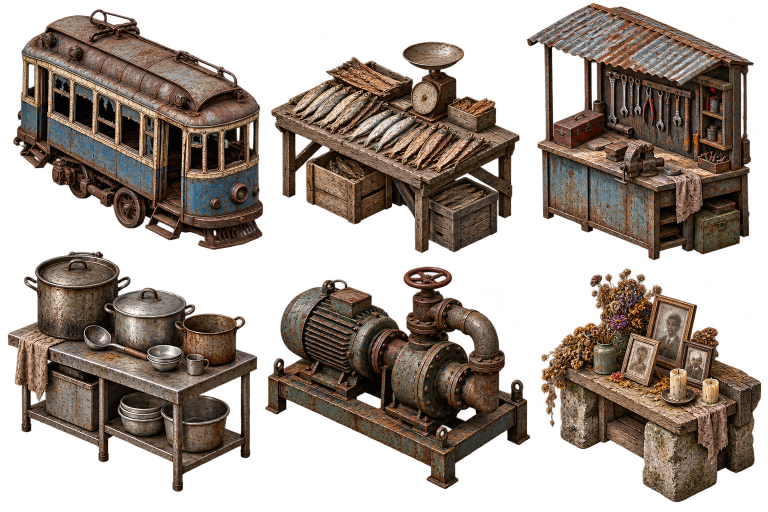
#> input picture reference/maquette/No-Mans-Land_Reconstruction/07_MAQUETTE_ARCHIVE_v0.13/art-source/Props-v6.png, 1536 x 1024 px, given in place of props-v9-domestic.png, which was not available (shown at 1/2 size)
$ python props-v9-extract.py
#> lines starting #> are read from the running program, lines starting #| are printed output that depends on the picture; after the words box and inside, x2 and y2 are one past the last pixel; in counts of white or black regions, pixels touching at a corner belong together; pictures that were not available may be replaced by others from this repository, and a replacement may not be noted
"""Extract already generated sprites; preserve RGBA, separate adjacent alpha silhouettes."""
from pathlib import Path
from PIL import Image, ImageDraw
import json, shutil, numpy as np
from scipy.ndimage import label, find_objects, distance_transform_edt

ROOT = Path(__file__).resolve().parent.parent
SOURCE = Path('/workspace/scratch/00d29d1aab63/generated_images')
SETS = [
    ('props-v9', 'domestic', 'exec-be37ef18-dcc2-4a16-95f5-bc05f7fcae0d.png', ['clothesline','linenCart','firewood','cookstove','fountainRuined','gardenboxes']),
    ('props-v9', 'salvage', 'exec-7637948a-8a40-42f7-9850-5010c65cbd91.png', ['hullplate','netrack','capstan','rubble','sandbag','rail']),
    ('props-v9', 'urban', 'exec-02bfbec1-3f03-48d1-a53d-e9e8a8846ccf.png', ['fountain','balustrade','advert','sortingbins','electrical','sculpture']),
    ('props-v9', 'natural', 'exec-e0cd0c05-6c64-40e9-b6a9-33384b11ecf8.png', ['rock','scrub','tyre','pallet','cablecoil','buoy']),
    ('settlement-v9', 'dusk', 'exec-6763930d-f5b7-47bb-ade4-2c939b7e8e55.png', ['house','shop','inn','workshop','stairhouse','abandoned']),
    ('settlement-v9', 'city', 'exec-abb60b96-d6bf-40dc-9a61-8e91e4999f5d.png', ['apartment','shoprow','neoncorner','substation','offices','serviceblock']),
    ('settlement-v9', 'upper', 'exec-6b751d37-1bee-4920-aac4-c08f68a1047a.png', ['conservatory','residence','gallery','tower','atrium','villa']),
]
rows = {'props-v9': [], 'settlement-v9': []}
for prefix, group, filename, names in SETS:
    original = ROOT / 'art-source' / f'{prefix}-{group}.png'
    shutil.copy2(SOURCE / filename, original)
    im = Image.open(original).convert('RGBA')
#> im is the input picture: PIL image 1536x1024 RGBA; mean R, G, B, A 83.9, 65.7, 52.1, 136.7
    arr = np.array(im)
    alpha = arr[:, :, 3]
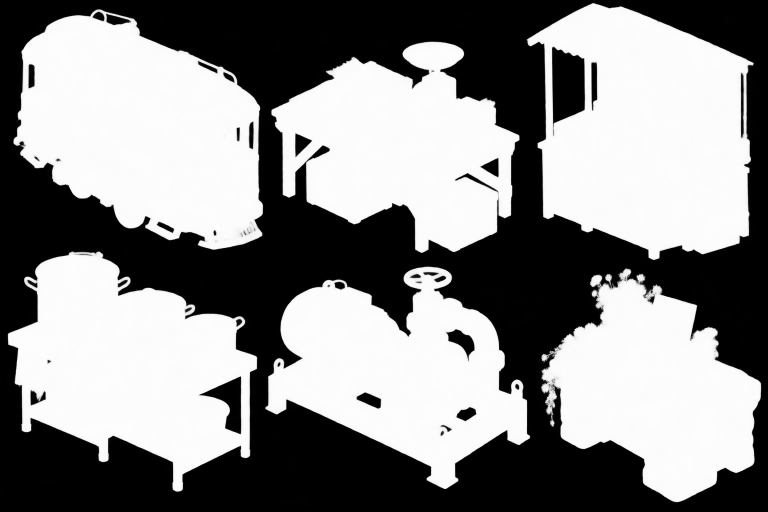
#> alpha: shape (1024, 1536) (shown at 1/2 size); min 0, max 254, mean 136.7
    labels, count = label(alpha > 32)
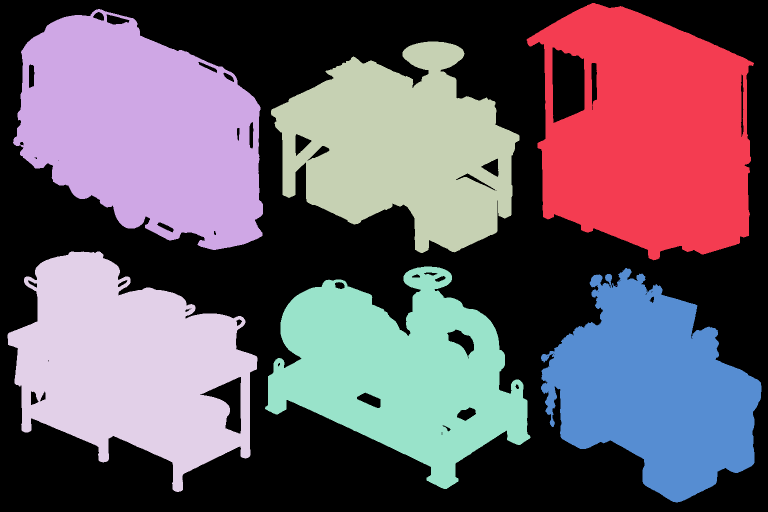
#> labels: shape (1024, 1536) int32 (shown at 1/2 size); 10 distinct labels, from 0 to 9; one colour per label, 0 black
#> count = 9
    components = []
    for number, slices in enumerate(find_objects(labels), 1):
        if slices is not None and np.count_nonzero(labels[slices] == number) > 3000:
            components.append((number, slices))
#> this loop made 9 passes
#> after the loop, components = 6 items
    assert len(components) == 6, (group, len(components))
    # Reading order is based on silhouette centre, not crop-cell edges.
    components.sort(key=lambda v: (0 if (v[1][0].start+v[1][0].stop)/2 < 512 else 1, (v[1][1].start+v[1][1].stop)/2))
    seeds = np.zeros(labels.shape, dtype=np.uint8)
    for order, (number, slices) in enumerate(components, 1):
        seeds[labels == number] = order
#> this loop made 6 passes
#> number on passes 1 to 6: 2, 3, 1, 4, 5, 6
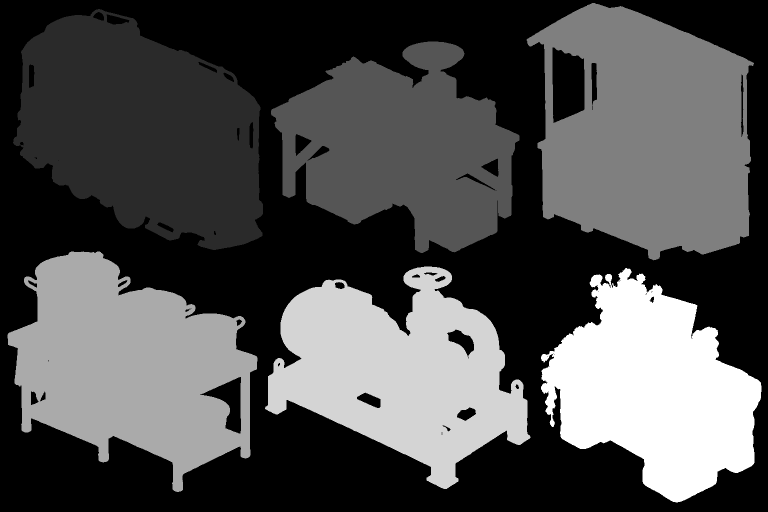
#> seeds: shape (1024, 1536) (shown at 1/2 size); min 0, max 6, mean 1.85; drawn with min black and max white
    _, nearest = distance_transform_edt(seeds == 0, return_indices=True)
    belongs_to = seeds[nearest[0], nearest[1]]
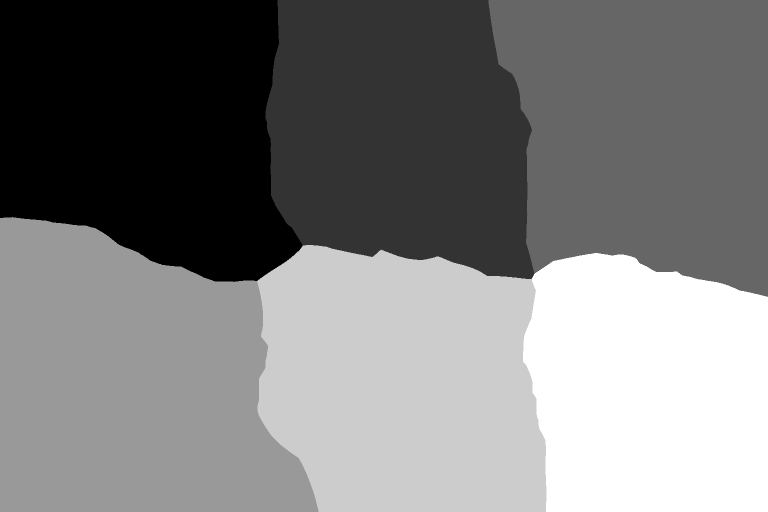
#> belongs_to: shape (1024, 1536) (shown at 1/2 size); min 1, max 6, mean 3.43; drawn with min black and max white
    for order, (number, slices) in enumerate(components, 1):
        index = len(rows[prefix])
        selection = belongs_to == order
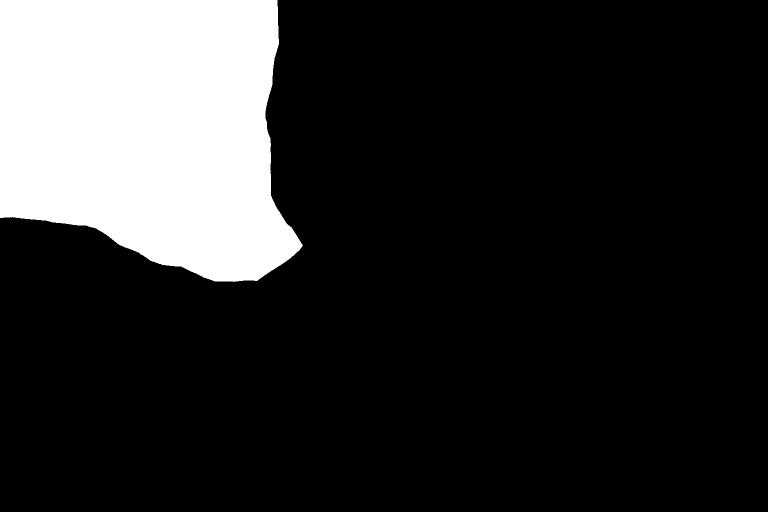
#> selection: shape (1024, 1536) bool (shown at 1/2 size); 17.6% white; 1 white region, box (x1, y1, x2, y2) and area: (0, 0, 606, 564) 276831
        ys, xs = np.where(selection & (alpha > 16))
        x0, y0 = max(0, int(xs.min())-4), max(0, int(ys.min())-4)
#> x0 = 22; y0 = 14
        x1, y1 = min(im.width, int(xs.max())+5), min(im.height, int(ys.max())+5)
#> x1 = 531; y1 = 504
        crop = arr[y0:y1, x0:x1].copy()
        crop[:, :, 3][~selection[y0:y1, x0:x1]] = 0
#> crop: shape (490, 509, 4); mean R, G, B, A 85.1, 68.4, 58, 165.1
        part = Image.fromarray(crop, 'RGBA')
        padded = Image.new('RGBA', (part.width+8, part.height+8))
#> padded: PIL image 517x498 RGBA; every value is 0
        padded.paste(part, (4, 4))
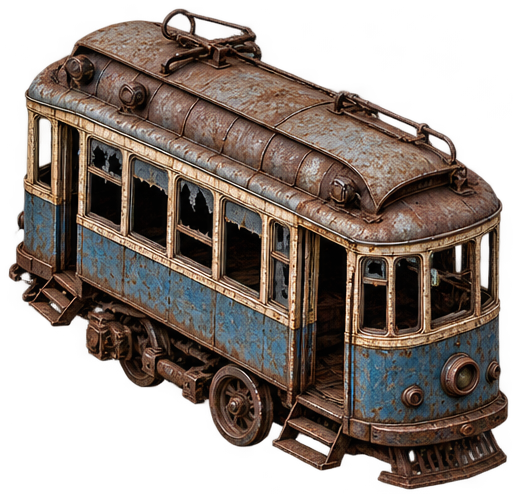
#> padded: PIL image 517x498 RGBA; mean R, G, B, A 82.5, 66.3, 56.2, 159.9; transparent parts drawn white
        output = ROOT / 'dist/assets' / f'{prefix}-{index}.webp'
        padded.save(output, 'WEBP', lossless=True, exact=True, method=6)
        restored = np.array(Image.open(output).convert('RGBA'))
        expected = np.array(padded)
        assert np.array_equal(restored[:, :, 3], expected[:, :, 3]), output
        visible = expected[:, :, 3] > 0
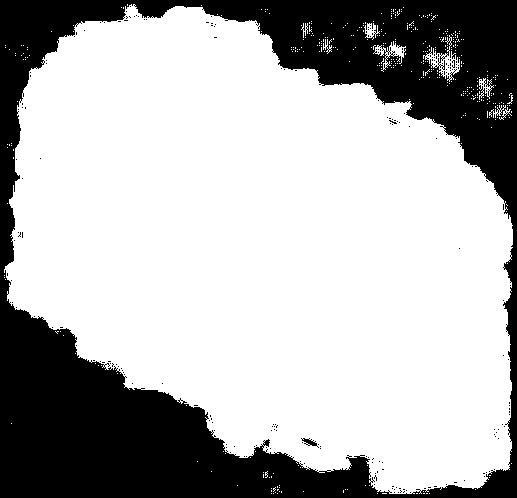
#> visible: shape (498, 517) bool; 70.2% white; 219 black regions (217 under 20 px), largest, box (x1, y1, x2, y2) and area: (0, 0, 517, 498) 76382, (301, 438, 319, 448) 69
        assert np.array_equal(restored[:, :, :3][visible], expected[:, :, :3][visible]), output
        rows[prefix].append({'index': index, 'kind': names[order-1], 'file': str(output.relative_to(ROOT)), 'width': padded.width, 'height': padded.height, 'source_bbox': [x0,y0,x1,y1], 'alpha_extrema': padded.getchannel('A').getextrema()})
        print(prefix, index, names[order-1], padded.size, flush=True)
#| props-v9 0 clothesline (517, 498)
#> pass 2 of the loop `for prefix, group, filename, names in SETS:`:
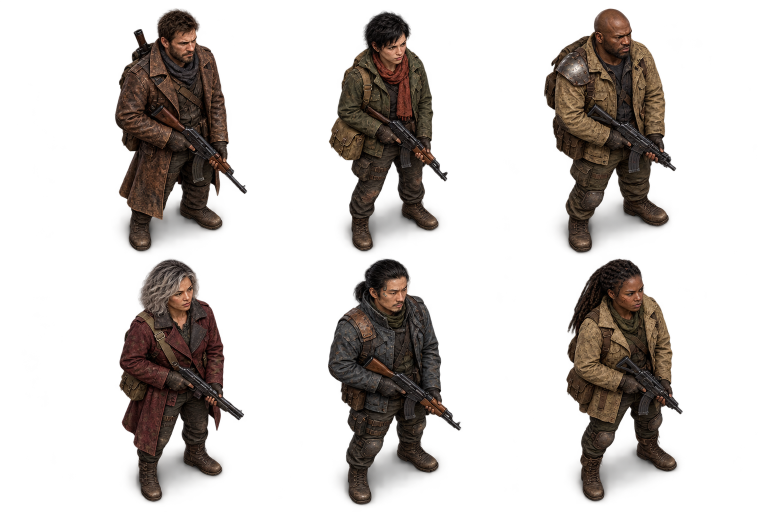
#> input picture reference/maquette/No-Mans-Land_Reconstruction/07_MAQUETTE_ARCHIVE_v0.13/art-source/actors-v2.png, 1536 x 1024 px, given in place of props-v9-salvage.png, which was not available (shown at 1/2 size)
#> im is the input picture: PIL image 1536x1024 RGBA; mean R, G, B, A 40.5, 31.6, 25.8, 68.4
#> labels: shape (1024, 1536) int32; 12 distinct labels, from 0 to 11
#> count = 11
#> the loop `for number, slices in enumerate(find_objects(labels), 1):` made 11 passes
#> the loop `for order, (number, slices) in enumerate(components, 1):` made 6 passes
#> number on passes 1 to 6: 1, 3, 2, 9, 10, 11
#> `selection = belongs_to == order`:
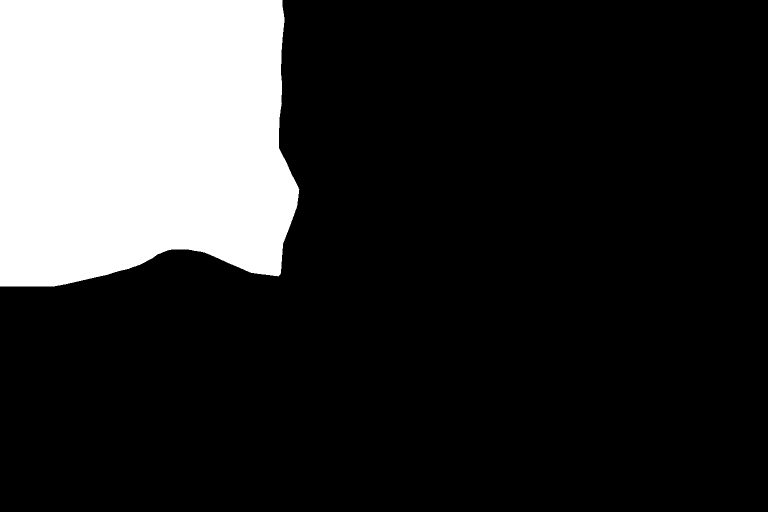
#> selection: shape (1024, 1536) bool (shown at 1/2 size); 19.6% white; 1 white region, box (x1, y1, x2, y2) and area: (0, 0, 599, 573) 308538
#> x0 = 225; y0 = 12
#> x1 = 499; y1 = 512
#> `visible = expected[:, :, 3] > 0`:
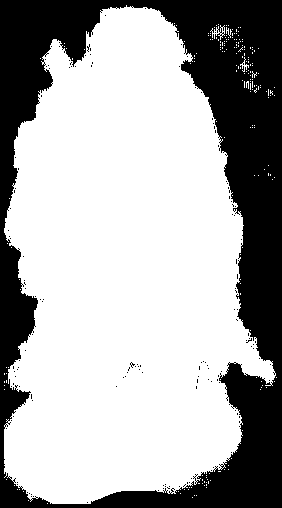
#> visible: shape (508, 282) bool; 67.3% white; 151 black regions (150 under 20 px), largest, box (x1, y1, x2, y2) and area: (0, 0, 282, 508) 46657
#| props-v9 6 hullplate (282, 508)
#> (the run stopped early here; a loop or call above may not have finished)
